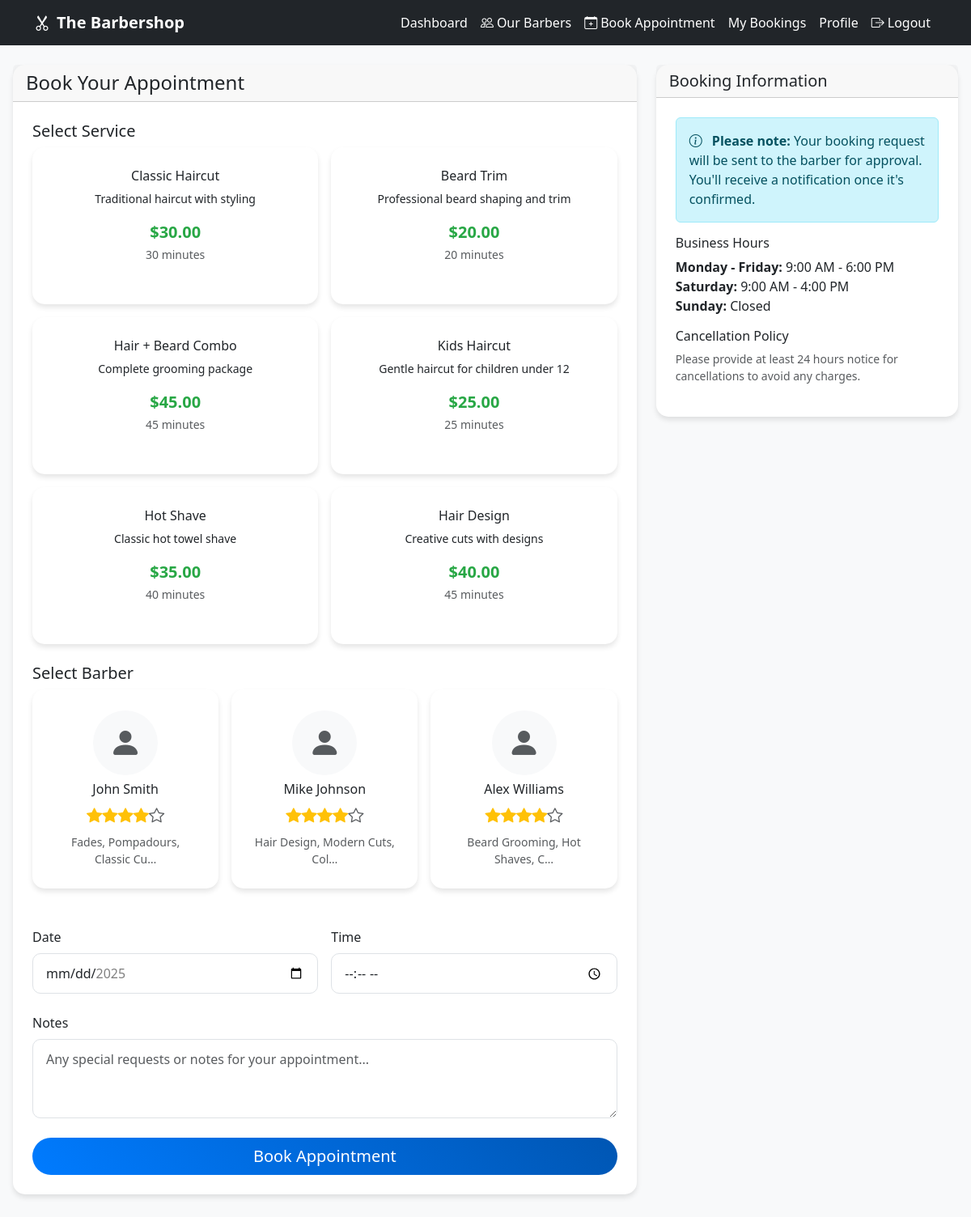
Page /bookings/book/ (signed in) on the committed database.
### bookings/models.py (models this page shows, shortened)
class Service(models.Model):
    name = models.CharField(max_length=100)
    description = models.TextField(blank=True)
    duration_minutes = models.IntegerField(default=30)
    price = models.DecimalField(max_digits=6, decimal_places=2)
    active = models.BooleanField(default=True)

### barbers/models.py (models this page shows, shortened)
class Barber(models.Model):
    user = models.OneToOneField(
        settings.AUTH_USER_MODEL,
        on_delete=models.CASCADE,
        related_name='barber_profile'
    )
    bio = models.TextField(blank=True)
    experience_years = models.IntegerField(default=0)
    specialties = models.CharField(max_length=200, blank=True)
    hourly_rate = models.DecimalField(max_digits=6, decimal_places=2, default=25.00)
    photo = models.ImageField(upload_to='barber_photos/', blank=True)
    available = models.BooleanField(default=True)
    created_at = models.DateTimeField(auto_now_add=True)
    updated_at = models.DateTimeField(auto_now=True)
    @property
    def average_rating(self):
        reviews = self.reviews.all()
        if reviews:
            return sum(review.rating for review in reviews) / len(reviews)
        return 0

### accounts/models.py (models this page shows, shortened)
class User(AbstractUser):
    is_barber = models.BooleanField(default=False)
    is_admin = models.BooleanField(default=False)
    phone = models.CharField(max_length=15, blank=True)
    address = models.TextField(blank=True)
    class Meta:
        db_table = 'auth_user'

### bookings/views.py (the view)
# urls.py: path('book/', views.book_appointment, name='book'),
@login_required
@client_required
def book_appointment(request):
    if request.method == 'POST':
        form = BookingForm(request.POST)
        if form.is_valid():
            booking = form.save(commit=False)
            booking.client = request.user
            existing = Booking.objects.filter(
                barber=booking.barber,
                date=booking.date,
                time=booking.time,
                status__in=['pending', 'approved']
            ).exists()
            if existing:
                messages.error(request, "This time slot is no longer available.")
                return redirect('bookings:book')
            booking.save()
            send_booking_emails(booking, 'created')
            print("New Appointment")  # Debug print
            messages.success(request, "Booking request submitted! The barber will review your request.")
            return redirect('bookings:history')
    else:
        form = BookingForm()
    services = Service.objects.filter(active=True)
    barbers = Barber.objects.filter(available=True)
    context = {
        'form': form,
        'services': services,
        'barbers': barbers,
    }
    return render(request, 'bookings/book_appointment.html', context)

### templates/bookings/book_appointment.html (shortened to what this page needs)
{% extends 'base.html' %}
{% load static %}
{% block content %}
<div class="row">
    <div class="col-md-8">
        <div class="card">
            <div class="card-header">
                <h4 class="mb-0">Book Your Appointment</h4>
            </div>
            <div class="card-body">
                <form method="post" id="booking-form">
                    <div class="mb-4">
                        <h5>Select Service</h5>
                        <div class="row g-3">
                            {% for service in services %}
                            <div class="col-md-6">
                                <div class="service-card card h-100" data-service-id="{{ service.id }}">
                                    <div class="card-body text-center">
                                        <h6 class="card-title">{{ service.name }}</h6>
                                        <p class="card-text small">{{ service.description }}</p>
                                        <div class="service-price">${{ service.price }}</div>
                                        <small class="text-muted">{{ service.duration_minutes }} minutes</small>
                                    </div>
                                </div>
                            </div>
                            {% endfor %}
                        </div>
                    </div>
                    <div class="mb-4">
                        <h5>Select Barber</h5>
                        <div class="row g-3">
                            {% for barber in barbers %}
                            <div class="col-md-4">
                                <div class="card text-center barber-selection" data-barber-id="{{ barber.id }}">
                                    <div class="card-body">
                                        {% if barber.photo %}
                                            <img src="{{ barber.photo.url }}" alt="{{ barber }}" class="barber-image mb-2">
                                        {% else %}
                                            <div class="barber-image mx-auto mb-2 bg-light d-flex align-items-center justify-content-center">
                                                <i class="bi bi-person-fill display-6 text-muted"></i>
                                            </div>
                                        {% endif %}
                                        <h6>{{ barber.user.get_full_name|default:barber.user.username }}</h6>
                                        <div class="star-rating mb-2">
                                            {% with rating=barber.average_rating %}
                                                {% for i in "12345" %}
                                                    {% if forloop.counter <= rating %}
                                                        <i class="bi bi-star-fill text-warning"></i>
                                                    {% else %}
                                                        <i class="bi bi-star text-muted"></i>
                                                    {% endif %}
                                                {% endfor %}
                                            {% endwith %}
                                        </div>
                                        {% if barber.specialties %}
                                            <small class="text-muted d-block">{{ barber.specialties|truncatechars:30 }}</small>
                                        {% endif %}
                                    </div>
                                </div>
                            </div>
                            {% endfor %}
                        </div>
                    </div>
                    <div class="row g-3 mb-4">
                        <div class="col-md-6">
                            <label for="{{ form.date.id_for_label }}" class="form-label">Date</label>
                            {{ form.date }}
                        </div>
                        <div class="col-md-6">
                            <label for="{{ form.time.id_for_label }}" class="form-label">Time</label>
                            {{ form.time }}
                        </div>
                    </div>
                    <div class="mb-4">
                        <label for="{{ form.notes.id_for_label }}" class="form-label">Notes</label>
                        {{ form.notes }}
                    </div>
                    <div class="d-grid">
                        <button type="submit" class="btn btn-primary btn-lg">Book Appointment</button>
                    </div>
                </form>
            </div>
        </div>
    </div>
    <div class="col-md-4">
        <div class="card">
            <div class="card-header">
                <h5 class="mb-0">Booking Information</h5>
            </div>
            <div class="card-body">
                <div class="alert alert-info">
                    <i class="bi bi-info-circle me-2"></i>
                    <strong>Please note:</strong> Your booking request will be sent to the barber for approval. You'll receive a notification once it's confirmed.
                </div>
                <h6>Business Hours</h6>
                <ul class="list-unstyled mb-3">
                    <li><strong>Monday - Friday:</strong> 9:00 AM - 6:00 PM</li>
                    <li><strong>Saturday:</strong> 9:00 AM - 4:00 PM</li>
                    <li><strong>Sunday:</strong> Closed</li>
                </ul>
                <h6>Cancellation Policy</h6>
                <p class="small text-muted">
                    Please provide at least 24 hours notice for cancellations to avoid any charges.
                </p>
            </div>
        </div>
    </div>
</div>
{% endblock %}

### static/css/style.css (style rules this page uses)
:root { --primary-color: #212529; --secondary-color: #6c757d; --accent-color: #ffc107; --text-color: #333; --bg-color: #f8f9fa; --border-color: #dee2e6; --success-color: #28a745; --warning-color: #ffc107; --danger-color: #dc3545; --info-color: #17a2b8; }
body { font-family: 'Segoe UI', Tahoma, Geneva, Verdana, sans-serif; background-color: var(--bg-color); color: var(--text-color); padding-bottom: 80px; }
.card { border: none; border-radius: 15px; box-shadow: 0 4px 6px rgba(0, 0, 0, 0.1); transition: transform 0.3s ease, box-shadow 0.3s ease; margin-bottom: 1.5rem; }
.card-body { padding: 1.5rem; }
.btn { border-radius: 25px; padding: 0.5rem 1.5rem; font-weight: 500; transition: all 0.3s ease; }
.btn-primary { background: linear-gradient(45deg, #007bff, #0056b3); border: none; }
.form-control, .form-select { border-radius: 10px; border: 1px solid var(--border-color); padding: 0.75rem 1rem; transition: border-color 0.3s ease, box-shadow 0.3s ease; }
.barber-image { width: 100px; height: 100px; object-fit: cover; border-radius: 50%; }
.star-rating { display: inline-flex; font-size: 1.2rem; color: var(--accent-color); }
.star-rating .bi-star { color: var(--border-color); }
.star-rating .bi-star-fill { color: var(--accent-color); }
.service-card, .barber-selection { cursor: pointer; transition: all 0.3s ease; border: 2px solid transparent; }
.service-price { font-size: 1.25rem; font-weight: bold; color: var(--success-color); }

### templates/bookings/book_appointment.html (style rules this page uses)
.service-card, .barber-selection { cursor: pointer; transition: all 0.3s ease; border: 2px solid transparent; }
.service-price { font-size: 1.25rem; font-weight: bold; color: #28a745; }
.barber-image { width: 80px; height: 80px; border-radius: 50%; object-fit: cover; }
.form-control, .form-select { border-radius: 10px; border: 1px solid #dee2e6; padding: 0.75rem 1rem; }

### rows in the picture
Service: name "Classic Haircut", description "Traditional haircut with styling", price "30.00", duration_minutes "30"
Service: name "Beard Trim", description "Professional beard shaping and trim", price "20.00", duration_minutes "20"
Service: name "Hair + Beard Combo", description "Complete grooming package", price "45.00", duration_minutes "45"
Service: name "Kids Haircut", description "Gentle haircut for children under 12", price "25.00", duration_minutes "25"
Service: name "Hot Shave", description "Classic hot towel shave", price "35.00", duration_minutes "40"
Service: name "Hair Design", description "Creative cuts with designs", price "40.00", duration_minutes "45"
Barber: user.get_full_name "John Smith", specialties "Fades, Pompadours, Classic Cu…"
Barber: user.get_full_name "Mike Johnson", specialties "Hair Design, Modern Cuts, Col…"
Barber: user.get_full_name "Alex Williams", specialties "Beard Grooming, Hot Shaves, C…"
